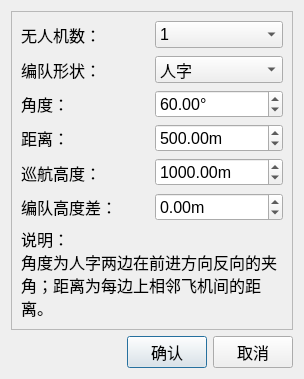
<?xml version="1.0" encoding="UTF-8"?>
<ui version="4.0">
 <class>FormationSettingDialog</class>
 <widget class="QDialog" name="FormationSettingDialog">
  <property name="geometry">
   <rect>
    <x>0</x>
    <y>0</y>
    <width>304</width>
    <height>379</height>
   </rect>
  </property>
  <property name="font">
   <font>
    <pointsize>12</pointsize>
   </font>
  </property>
  <property name="windowTitle">
   <string>编队设置</string>
  </property>
  <layout class="QGridLayout" name="gridLayout">
   <item row="2" column="0" colspan="2">
    <layout class="QHBoxLayout">
     <property name="spacing">
      <number>6</number>
     </property>
     <property name="leftMargin">
      <number>0</number>
     </property>
     <property name="topMargin">
      <number>0</number>
     </property>
     <property name="rightMargin">
      <number>0</number>
     </property>
     <property name="bottomMargin">
      <number>0</number>
     </property>
     <item>
      <spacer>
       <property name="orientation">
        <enum>Qt::Horizontal</enum>
       </property>
       <property name="sizeHint" stdset="0">
        <size>
         <width>131</width>
         <height>31</height>
        </size>
       </property>
      </spacer>
     </item>
     <item>
      <widget class="QPushButton" name="okButton">
       <property name="text">
        <string>确认</string>
       </property>
      </widget>
     </item>
     <item>
      <widget class="QPushButton" name="cancelButton">
       <property name="text">
        <string>取消</string>
       </property>
      </widget>
     </item>
    </layout>
   </item>
   <item row="1" column="0" colspan="2">
    <widget class="QFrame" name="frame">
     <property name="sizePolicy">
      <sizepolicy hsizetype="Preferred" vsizetype="Expanding">
       <horstretch>0</horstretch>
       <verstretch>0</verstretch>
      </sizepolicy>
     </property>
     <property name="frameShape">
      <enum>QFrame::StyledPanel</enum>
     </property>
     <property name="frameShadow">
      <enum>QFrame::Raised</enum>
     </property>
     <layout class="QGridLayout" name="gridLayout_2">
      <item row="0" column="1">
       <widget class="QComboBox" name="uavCountComboBox">
        <item>
         <property name="text">
          <string>1</string>
         </property>
        </item>
        <item>
         <property name="text">
          <string>2</string>
         </property>
        </item>
        <item>
         <property name="text">
          <string>3</string>
         </property>
        </item>
        <item>
         <property name="text">
          <string>4</string>
         </property>
        </item>
        <item>
         <property name="text">
          <string>5</string>
         </property>
        </item>
        <item>
         <property name="text">
          <string>6</string>
         </property>
        </item>
        <item>
         <property name="text">
          <string>7</string>
         </property>
        </item>
        <item>
         <property name="text">
          <string>8</string>
         </property>
        </item>
        <item>
         <property name="text">
          <string>9</string>
         </property>
        </item>
       </widget>
      </item>
      <item row="1" column="1">
       <widget class="QComboBox" name="typeComboBox">
        <item>
         <property name="text">
          <string>人字</string>
         </property>
        </item>
        <item>
         <property name="text">
          <string>单列</string>
         </property>
        </item>
        <item>
         <property name="text">
          <string>三角</string>
         </property>
        </item>
        <item>
         <property name="text">
          <string>个字</string>
         </property>
        </item>
       </widget>
      </item>
      <item row="1" column="0">
       <widget class="QLabel" name="label_3">
        <property name="sizePolicy">
         <sizepolicy hsizetype="Preferred" vsizetype="Expanding">
          <horstretch>0</horstretch>
          <verstretch>0</verstretch>
         </sizepolicy>
        </property>
        <property name="text">
         <string>编队形状：</string>
        </property>
       </widget>
      </item>
      <item row="2" column="1">
       <widget class="QDoubleSpinBox" name="angleSpinBox">
        <property name="suffix">
         <string>°</string>
        </property>
        <property name="minimum">
         <double>-180.000000000000000</double>
        </property>
        <property name="maximum">
         <double>180.000000000000000</double>
        </property>
        <property name="value">
         <double>60.000000000000000</double>
        </property>
       </widget>
      </item>
      <item row="3" column="0">
       <widget class="QLabel" name="label_2">
        <property name="sizePolicy">
         <sizepolicy hsizetype="Preferred" vsizetype="Expanding">
          <horstretch>0</horstretch>
          <verstretch>0</verstretch>
         </sizepolicy>
        </property>
        <property name="text">
         <string>距离：</string>
        </property>
       </widget>
      </item>
      <item row="4" column="1">
       <widget class="QDoubleSpinBox" name="heightSpinBox">
        <property name="suffix">
         <string>m</string>
        </property>
        <property name="minimum">
         <double>0.000000000000000</double>
        </property>
        <property name="maximum">
         <double>100000.000000000000000</double>
        </property>
        <property name="singleStep">
         <double>100.000000000000000</double>
        </property>
        <property name="value">
         <double>1000.000000000000000</double>
        </property>
       </widget>
      </item>
      <item row="6" column="0" colspan="2">
       <widget class="QLabel" name="infoLabel">
        <property name="sizePolicy">
         <sizepolicy hsizetype="Preferred" vsizetype="Expanding">
          <horstretch>0</horstretch>
          <verstretch>0</verstretch>
         </sizepolicy>
        </property>
        <property name="text">
         <string>说明：
角度为人字两边在前进方向反向的夹角；距离为每边上相邻飞机间的距离。</string>
        </property>
        <property name="wordWrap">
         <bool>true</bool>
        </property>
       </widget>
      </item>
      <item row="3" column="1">
       <widget class="QDoubleSpinBox" name="distanceSpinBox">
        <property name="suffix">
         <string>m</string>
        </property>
        <property name="minimum">
         <double>0.000000000000000</double>
        </property>
        <property name="maximum">
         <double>10000.000000000000000</double>
        </property>
        <property name="singleStep">
         <double>100.000000000000000</double>
        </property>
        <property name="value">
         <double>500.000000000000000</double>
        </property>
       </widget>
      </item>
      <item row="2" column="0">
       <widget class="QLabel" name="label">
        <property name="sizePolicy">
         <sizepolicy hsizetype="Preferred" vsizetype="Expanding">
          <horstretch>0</horstretch>
          <verstretch>0</verstretch>
         </sizepolicy>
        </property>
        <property name="text">
         <string>角度：</string>
        </property>
       </widget>
      </item>
      <item row="4" column="0">
       <widget class="QLabel" name="label_5">
        <property name="sizePolicy">
         <sizepolicy hsizetype="Preferred" vsizetype="Expanding">
          <horstretch>0</horstretch>
          <verstretch>0</verstretch>
         </sizepolicy>
        </property>
        <property name="text">
         <string>巡航高度：</string>
        </property>
       </widget>
      </item>
      <item row="0" column="0">
       <widget class="QLabel" name="label_4">
        <property name="sizePolicy">
         <sizepolicy hsizetype="Preferred" vsizetype="Expanding">
          <horstretch>0</horstretch>
          <verstretch>0</verstretch>
         </sizepolicy>
        </property>
        <property name="text">
         <string>无人机数：</string>
        </property>
       </widget>
      </item>
      <item row="5" column="0">
       <widget class="QLabel" name="label_6">
        <property name="sizePolicy">
         <sizepolicy hsizetype="Preferred" vsizetype="Expanding">
          <horstretch>0</horstretch>
          <verstretch>0</verstretch>
         </sizepolicy>
        </property>
        <property name="text">
         <string>编队高度差：</string>
        </property>
       </widget>
      </item>
      <item row="5" column="1">
       <widget class="QDoubleSpinBox" name="heightDeltaSpinBox">
        <property name="suffix">
         <string>m</string>
        </property>
        <property name="minimum">
         <double>-1000.000000000000000</double>
        </property>
        <property name="maximum">
         <double>1000.000000000000000</double>
        </property>
        <property name="singleStep">
         <double>50.000000000000000</double>
        </property>
        <property name="value">
         <double>0.000000000000000</double>
        </property>
       </widget>
      </item>
     </layout>
    </widget>
   </item>
  </layout>
 </widget>
 <resources/>
 <connections>
  <connection>
   <sender>okButton</sender>
   <signal>clicked()</signal>
   <receiver>FormationSettingDialog</receiver>
   <slot>accept()</slot>
   <hints>
    <hint type="sourcelabel">
     <x>278</x>
     <y>253</y>
    </hint>
    <hint type="destinationlabel">
     <x>96</x>
     <y>254</y>
    </hint>
   </hints>
  </connection>
  <connection>
   <sender>cancelButton</sender>
   <signal>clicked()</signal>
   <receiver>FormationSettingDialog</receiver>
   <slot>reject()</slot>
   <hints>
    <hint type="sourcelabel">
     <x>369</x>
     <y>253</y>
    </hint>
    <hint type="destinationlabel">
     <x>179</x>
     <y>282</y>
    </hint>
   </hints>
  </connection>
 </connections>
</ui>
